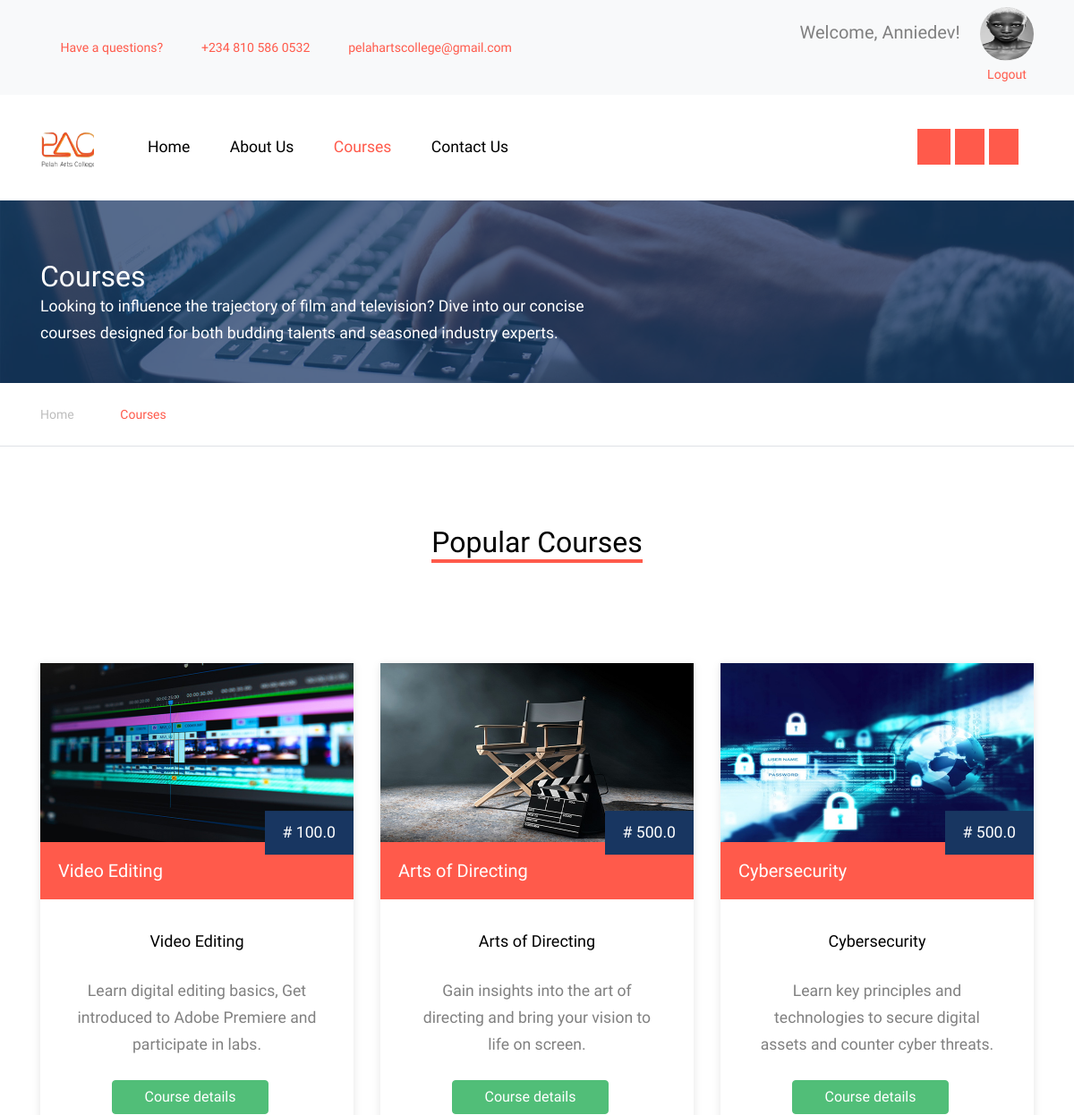
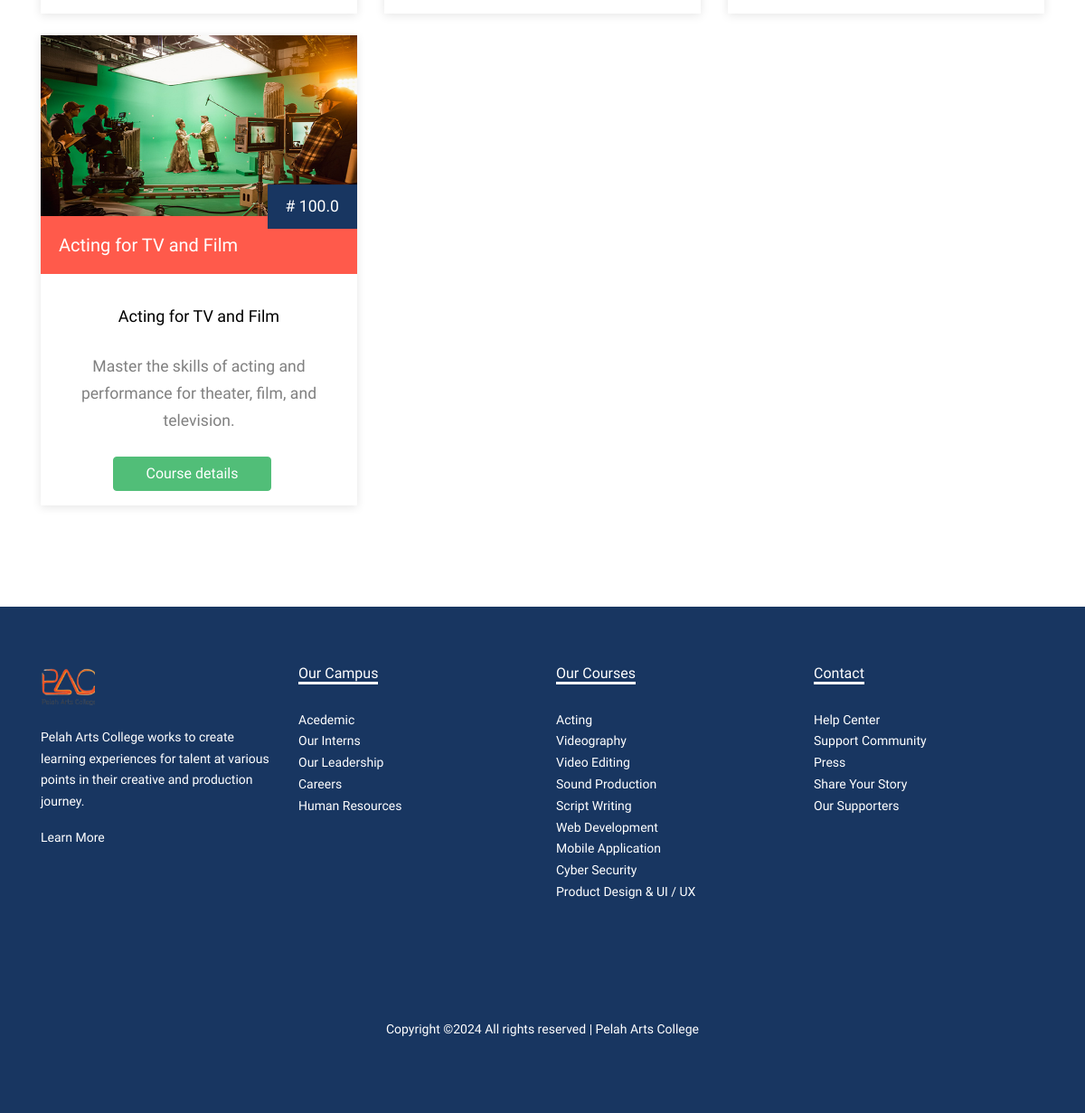
Screenshot of /courses (signed in) with the database file from the repository (2 pictures, top to bottom).
### model.py (models this page shows, shortened)
class User(db.Model, UserMixin):
    id = db.Column(db.Integer, primary_key=True)
    email = db.Column(db.String(150), unique=True, nullable=False)
    username = db.Column(db.String(150), unique=True, nullable=False)
    password = db.Column(db.String(150), nullable=False)
    cart_items = db.relationship('Cart', back_populates='user')
    student_profile = db.relationship('Student', back_populates='user', uselist=False)

class Student(db.Model):
    id = db.Column(db.Integer, primary_key=True)
    firstname = db.Column(db.String(150))
    lastname = db.Column(db.String(150))
    middlename = db.Column(db.String(150))
    phone_number = db.Column(db.String(20))
    house_address = db.Column(db.String(200))
    profile_image = db.Column(db.String(150), nullable=False)
    user_id = db.Column(db.Integer, db.ForeignKey('user.id'))
    user = db.relationship('User', back_populates='student_profile')
    courses = db.relationship('Course', backref='student', lazy=True)
    payments = db.relationship('Payment', back_populates='student')

class Course(db.Model):
    id = db.Column(db.Integer, primary_key=True)
    title = db.Column(db.String(150))
    description = db.Column(db.String(500))
    price = db.Column(db.Float)
    student_id = db.Column(db.Integer, db.ForeignKey('student.id'))
    instructor_id = db.Column(db.Integer, db.ForeignKey('instructor.id'))
    image = db.Column(db.String(150), nullable=False)
    category = db.Column(db.String(100), nullable=False)
    duration = db.Column(db.String(30))
    instructor = db.relationship('Instructor', back_populates='courses')
    payments = db.relationship('Payment', back_populates='course')
    materials = db.relationship('CourseMaterial', back_populates='course', cascade='all, delete-orphan')

### main.py (the view)
@app.route('/courses')
def courses():
    all_courses = Course.query.all()
    return render_template('courses.html', courses=all_courses)

### templates/courses.html (shortened to what this page needs)
<!DOCTYPE html>
<html lang="en">
  <head>
    <link rel="stylesheet" href="{{ url_for('static', filename='css/bootstrap.min.css') }}">
    <link rel="stylesheet" href="{{ url_for('static', filename='css/jquery-ui.css') }}">
    <link rel="stylesheet" href="{{ url_for('static', filename='css/owl.carousel.min.css') }}">
    <link rel="stylesheet" href="{{ url_for('static', filename='css/owl.theme.default.min.css') }}">
    <link rel="stylesheet" href="{{ url_for('static', filename='css/jquery.fancybox.min.css') }}">
    <link rel="stylesheet" href="{{ url_for('static', filename='css/bootstrap-datepicker.css') }}">
    <link rel="stylesheet" href="{{ url_for('static', filename='fonts/flaticon/font/flaticon.css') }}">
    <link rel="stylesheet" href="{{ url_for('static', filename='css/jquery.mb.YTPlayer.min.css') }}" media="all" type="text/css">
    <link rel="stylesheet" href="{{ url_for('static', filename='css/style.css') }}">
    <link rel="stylesheet" href="{{ url_for('static', filename='fonts/icomoon/style.css') }}">
  </head>
  <body data-spy="scroll" data-target=".site-navbar-target" data-offset="300">
    <div class="site-wrap">
      <div class="py-2 bg-light">
        <div class="container">
          <div class="row align-items-center">
            <div class="col-lg-8 d-none d-lg-block">
              <a href="contact.html" class="small mr-3"
                ><span class="icon-question-circle-o mr-2"></span> Have a
                questions?</a
              >
              <a href="#" class="small mr-3"
                ><span class="icon-phone2 mr-2"></span> +234 810 586 0532</a
              >
              <a href="#" class="small mr-3"
                ><span class="icon-envelope-o mr-2"></span>
                pelahartscollege@gmail.com</a
              >
            </div>
            <div class="col-lg-4 text-right">
              <div class="row">
                  <div class="col">
                      {% if current_user.is_authenticated %}
                          <div class="user-info">
                              <h2 class="small mr-2" style="font-size: 20px; display: inline;">Welcome, {{ current_user.username }}!</h2>
                              {% if current_user.student_profile and current_user.student_profile.profile_image %}
                                  <img src="{{ url_for('static', filename='uploads/' + current_user.student_profile.profile_image) }}" alt="Profile Image" class="img-fluid" style="width: 60px; border-radius: 50%; margin-left: 10px; height: 60px;">
                              {% endif %}
                          </div>
                          <a href="{{ url_for('auth.logout') }}" class="small mr-2">Logout</a>
                      {% else %}
                          <a href="{{ url_for('auth.login') }}" class="small mr-2"><span class="icon-unlock-alt"></span> Log In</a>
                          <a href="{{ url_for('auth.register') }}" class="small btn btn-danger px-4 py-2 rounded-0"><span class="icon-users"></span> Register</a>
                      {% endif %}
                  </div>
              </div>
            </div>
          </div>
        </div>
      </div>
      <header class="site-navbar py-4 js-sticky-header site-navbar-target" role="banner">
        <div class="container">
          <div class="d-flex align-items-center">
            <div class="site-logo">
              <a href="{{ url_for('home') }}" class="d-block">
                <img style="width: 60px" src="{{ url_for('static', filename='images/WhatsApp_Image_2024-03-08_at_08.55.48_e7c7c63c.png') }}" alt="Image" class="img-fluid" />
              </a>
            </div>
            <div class="mr-auto">
              <nav class="site-navigation position-relative text-right" role="navigation">
                <ul class="site-menu main-menu js-clone-nav mr-auto d-none d-lg-block">
                  <li><a href="{{ url_for('home') }}" class="nav-link text-left">Home</a></li>
                  <li >
                    <a href="{{ url_for('about') }}" class="nav-link text-left">About Us</a>
                  </li>
                  <li class="active"><a href="{{ url_for('courses') }}" class="nav-link text-left">Courses</a></li>
                  <li><a href="{{ url_for('contact') }}" class="nav-link text-left">Contact Us</a></li>
                  <div style="display: inline; margin-left: 27rem;">
                    <a href="https://web.facebook.com/profile.php?id=61558722697407"><span style="background-color: #ff5a4b; color: #fff; padding: 10px 12px 10px 12px ; " class="icon-facebook"></span></a>
                    <a href="https://twitter.com/ArtsPelah9167"><span style="background-color: #ff5a4b; color: #fff; padding: 10px;" class="icon-twitter"></span></a>
                    <a href="#"><span style="background-color: #ff5a4b; color: #fff; padding: 10px;" class="icon-linkedin"></span></a>
                  </div>
                </ul>
              </nav>
            </div>
          </div>
        </div>
      </header>
      <div
        class="site-section ftco-subscribe-1 site-blocks-cover pb-4"
        style="background-image: url('{{ url_for('static', filename='images/bg_1.jpg') }}')"
      >
        <div class="container">
          <div class="row align-items-end">
            <div class="col-lg-7">
              <h2 class="mb-0">Courses</h2>
              <p>
                Looking to influence the trajectory of film and television? Dive
                into our concise courses designed for both budding talents and
                seasoned industry experts.
              </p>
            </div>
          </div>
        </div>
      </div>
      <div class="custom-breadcrumns border-bottom">
        <div class="container">
          <a href="{{url_for('home')}}">Home</a>
          <span class="mx-3 icon-keyboard_arrow_right"></span>
          <span class="current">Courses</span>
        </div>
      </div>
      <div class="site-section">
        {% block content %}
        <div class="container">
          <div class="row mb-5 justify-content-center text-center">
            <div class="col-lg-6 mb-5">
              <h2 class="section-title-underline mb-3">
                <span>Popular Courses</span>
              </h2>
            </div>
          </div>
          <div class="row">
            {% for course in courses %}
            <div class="col-lg-4 col-md-6 mb-4">
              <div class="course-1-item" style="height: ;">
                <figure class="thumnail">
                  <a href="{{ url_for('course', course_id=course.id) }}"
                    ><img
                      class="img-fluid"
                      src="{{ url_for('static', filename='images/' + course.image) }}"
                      alt=""
                  /></a>
                  <div class="price"># {{ course.price }}</div>
                  <div class="category">
                    <h3>
                      <a href="{{ url_for('course', course_id=course.id) }}" style="color: #fff;"
                        >{{ course.title }}</a
                      >
                    </h3>
                  </div>
                </figure>
                <div class="course-1-content pb-4">
                  <h2>{{ course.title }}</h2>
                  <p class="card-text">{{ course.description }}</p>
                </div>
                <a href="{{ url_for('course', course_id=course.id) }}" class="btn btn-primary" style="width: 50%; margin-left: 5rem;">Course details</a>
              </div>
            </div>
            {% endfor %}
          </div>
        </div>
        {% endblock %}
      </div>
      <div class="footer">
        <div class="container">
          <div class="row">
            <div class="col-lg-3">
              <p class="mb-4"><img style="width: 60px;" src="{{ url_for('static', filename='images/WhatsApp_Image_2024-03-08_at_08.55.48_e7c7c63c.png') }}" alt="Image" class="img-fluid"></p>
              <p>Pelah Arts College works to create learning experiences for talent at various points in their creative and production journey.</p>
              <p><a href="{{ url_for('about') }}">Learn More</a></p>
            </div>
            <div class="col-lg-3">
              <h3 class="footer-heading"><span>Our Campus</span></h3>
              <ul class="list-unstyled">
                  <li><a href="#">Acedemic</a></li>
                  <li><a href="#">Our Interns</a></li>
                  <li><a href="#">Our Leadership</a></li>
                  <li><a href="#">Careers</a></li>
                  <li><a href="#">Human Resources</a></li>
              </ul>
            </div>
            <div class="col-lg-3">
                <h3 class="footer-heading"><span>Our Courses</span></h3>
                <ul class="list-unstyled">
                    <li><a href="#">Acting</a></li>
                    <li><a href="#">Videography</a></li>
                    <li><a href="#">Video Editing</a></li>
                    <li><a href="#">Sound Production</a></li>
                    <li><a href="#">Script Writing</a></li>
                    <li><a href="#">Web Development</a></li>
                    <li><a href="#">Mobile Application</a></li>
                    <li><a href="#">Cyber Security</a></li>
                    <li><a href="#">Product Design & UI / UX</a></li>
                </ul>
            </div>
            <div class="col-lg-3">
                <h3 class="footer-heading"><span>Contact</span></h3>
                <ul class="list-unstyled">
                    <li><a href="#">Help Center</a></li>
                    <li><a href="#">Support Community</a></li>
                    <li><a href="#">Press</a></li>
                    <li><a href="#">Share Your Story</a></li>
                    <li><a href="#">Our Supporters</a></li>
                </ul>
            </div>
          </div>
          <div class="row">
            <div class="col-12">
              <div class="copyright">
                  <p>Copyright &copy;<script>document.write(new Date().getFullYear());</script> All rights reserved | Pelah Arts College</a></p>
              </div>
            </div>
          </div>
        </div>
      </div>
    </div>
  </body>
</html>

### rows the page displays
User: username "Anniedev"
Student: profile_image (picture)
Course: image (picture), price "100.0", title "Video Editing", description "Learn digital editing basics, Get introduced to Adobe Premiere and participate in labs."
Course: image (picture), price "500.0", title "Arts of Directing", description "Gain insights into the art of directing and bring your vision to life on screen."
Course: image (picture), price "500.0", title "Cybersecurity", description "Learn key principles and technologies to secure digital assets and counter cyber threats."
Course: image (picture), price "100.0", title "Acting for TV and Film", description "Master the skills of acting and performance for theater, film, and television."
